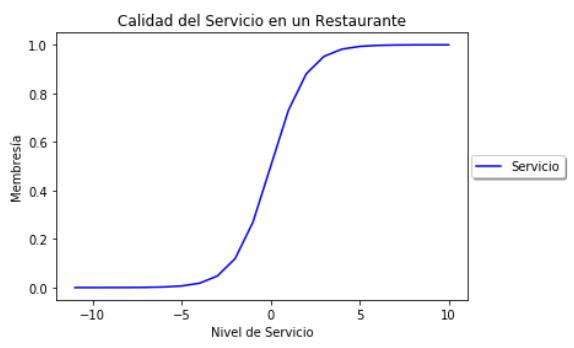

This figure's Python source:
import numpy as np
import skfuzzy as sk
import matplotlib.pyplot as plt

x= np.arange(-11, 11, 1)
vd_sigmoide = sk.sigmf(x, 0, 1)

plt.figure()
plt.plot(x, vd_sigmoide, 'b', linewidth=1.5, label='Servicio')

plt.title('Calidad del servicio en un restaurante')
plt.ylabel('Membresia')
plt.xlabel('Nivel de servicio')
plt.legend(loc='center right', bbox_to_anchor=(1.25, 0.5), ncol=1, fancybox=True, shadow=True)
plt.show()
